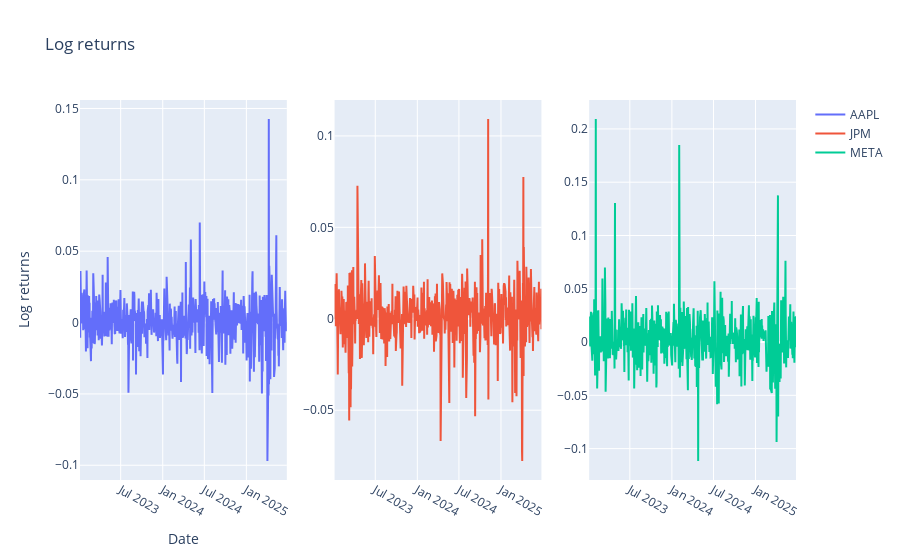

Notebook code cell kept with this figure:
### Markdown cell above
1.  Construct daily log-returns for AAPL, MSFT, JPM; plot series and comment on trends/volatility.
2.  Estimate correlation functions of returns and absolute returns across assets and lags 0–25; comment.
3.  QQ plots vs Normal; perform Jarque–Bera test and discuss normality.

### Code cell
import plotly.express as px
import plotly.graph_objects as go
from plotly.subplots import make_subplots

log_returns = np.log(prices / prices.shift(1)).dropna()


fig = make_subplots(rows=1, cols=3)
fig.add_trace(go.Scatter(x = log_returns.index, y=log_returns['AAPL'], name="AAPL"), row=1, col=1)
fig.add_trace(go.Scatter(x = log_returns.index, y=log_returns["JPM"], name="JPM"), row=1, col=2)
fig.add_trace(go.Scatter(x = log_returns.index, y=log_returns["META"], name="META"), row=1, col=3)
fig.update_layout(
    title=dict(
        text="Log returns"
    ),
    xaxis=dict(
        title=dict(
            text="Date"
        )
    ),
    yaxis=dict(
        title=dict(
            text="Log returns"
        )
    ),
    legend=dict(

    ),

)
fig.show()

### Figure 1 — Plotly figure (JSON) as saved in the notebook; plotly's stock layout.template omitted (floating-point values rounded to 4 significant figures; data arrays with more than 128 entries replaced by an {"elided": "..."} marker saying what was removed)
{"data": [{"name": "AAPL", "type": "scatter", "x": {"elided": "622 str values"}, "xaxis": "x", "y": {"elided": "622 float values"}, "yaxis": "y"}, {"name": "JPM", "type": "scatter", "x": {"elided": "622 str values"}, "xaxis": "x2", "y": {"elided": "622 float values"}, "yaxis": "y2"}, {"name": "META", "type": "scatter", "x": {"elided": "622 str values"}, "xaxis": "x3", "y": {"elided": "622 float values"}, "yaxis": "y3"}], "layout": {"title": {"text": "Log returns"}, "xaxis": {"anchor": "y", "domain": [0, 0.2889], "title": {"text": "Date"}}, "xaxis2": {"anchor": "y2", "domain": [0.3556, 0.6444]}, "xaxis3": {"anchor": "y3", "domain": [0.7111, 1]}, "yaxis": {"anchor": "x", "domain": [0, 1], "title": {"text": "Log returns"}}, "yaxis2": {"anchor": "x2", "domain": [0, 1]}, "yaxis3": {"anchor": "x3", "domain": [0, 1]}}}
